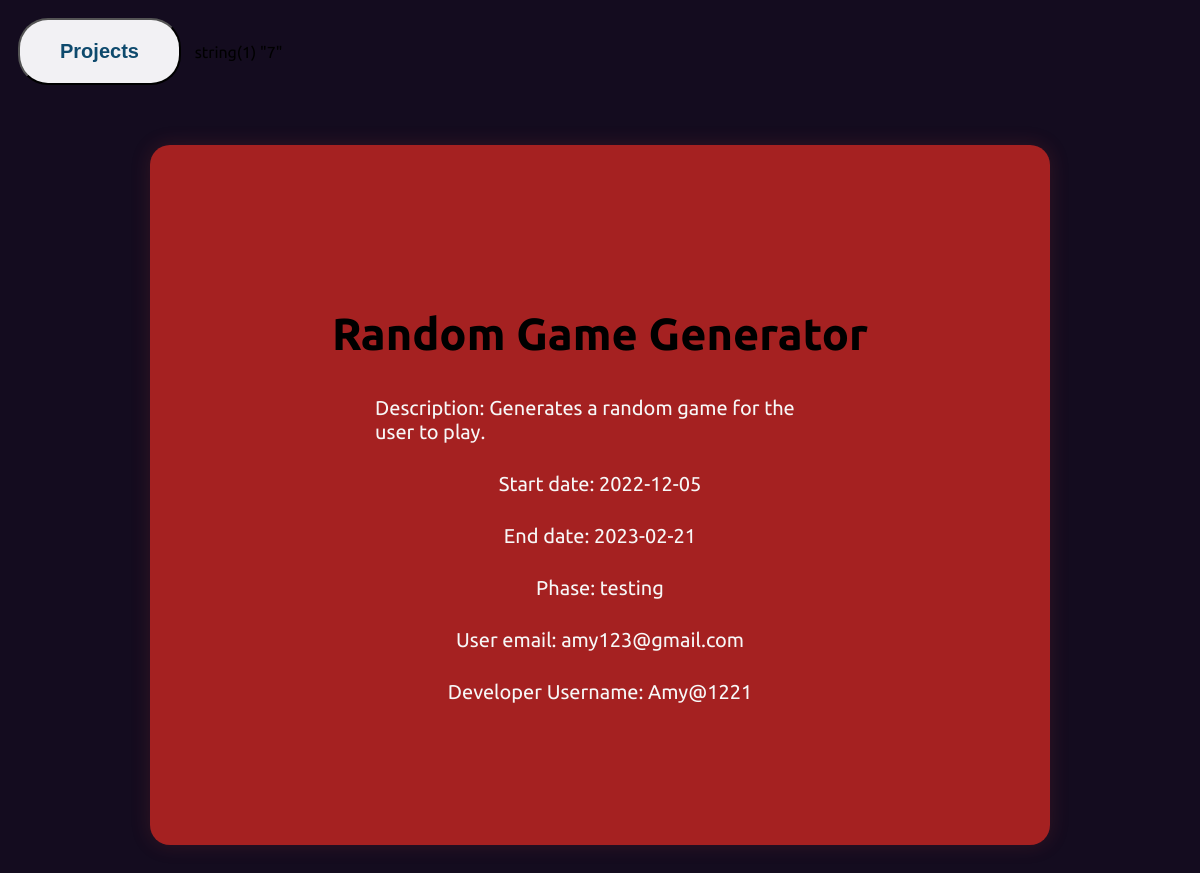
Screenshot of /pdetails.php?id=7 with the database file from the repository.
### tables this page shows
CREATE TABLE `projects` (
  `pid` int UNSIGNED NOT NULL,
  `title` varchar(100) NOT NULL,
  `start_date` date DEFAULT NULL,
  `end_date` date DEFAULT NULL,
  `phase` enum('design','development','testing','deployment','complete') DEFAULT NULL,
  `description` varchar(500) DEFAULT NULL,
  `uid` int UNSIGNED NOT NULL
);

CREATE TABLE `users` (
  `uid` int UNSIGNED NOT NULL,
  `username` varchar(255) NOT NULL,
  `password` varchar(255) NOT NULL,
  `email` varchar(255) NOT NULL
);

### pdetails.php (the view, shortened to what this page needs)
<!DOCTYPE html>
<html>
<head>
    <link rel="stylesheet" href="style.css">
</head>
<body>
    <a href="aproject.php"><button class="btn">Projects</button></a>
    <?php
    $dbname = 'u_220170202_db';
    $dbhost = 'localhost';
    $username = 'u-220170202';
    $password = 'AtQ7kEeBviZ5bY9';
    $db = new PDO("mysql:host=$dbhost;dbname=$dbname", $username, $password);
    $db->setAttribute(PDO::ATTR_ERRMODE, PDO::ERRMODE_EXCEPTION);
    if (isset($_GET['id'])) {
        $user_id = filter_input(INPUT_GET, 'id', FILTER_SANITIZE_NUMBER_INT);
        var_dump($_GET['id']);
        $stmt = $db->prepare('SELECT p.*, u.email, u.username FROM projects p INNER JOIN users u ON p.uid = u.uid WHERE p.pid = ?');
        $stmt->execute([$user_id]);
        $project = $stmt->fetch(PDO::FETCH_ASSOC);
        if ($project) {
            echo '<div class="container">';
            echo '<div class="cube">';
            echo '<h1 id="pdtl">' . htmlspecialchars($project['title']) . '</h1>';
            echo '<p id="pdescrip">Description: ' . htmlspecialchars($project['description']) . '</p>';
            echo '<p>Start date: ' . htmlspecialchars($project['start_date']) . '</p>';
            echo '<p>End date: ' . htmlspecialchars($project['end_date']) . '</p>';
            echo '<p>Phase: ' . htmlspecialchars($project['phase']) . '</p>';
            $userStmt = $db->prepare('SELECT email FROM users WHERE uid = ?');
            $userStmt->execute([$project['uid']]);
            $user = $userStmt->fetch(PDO::FETCH_ASSOC);
            if ($user) {
                echo '<p>User email: ' . htmlspecialchars($user['email']) . '</p>';
            } else {
                echo '<p>User not found</p>';
            }
            if ($project['username']) {
                echo '<p>Developer Username: ' . htmlspecialchars($project['username']) . '</p>';
            } else {
                echo '<p>Username not found</p>';
            }
            echo '</div>';
            echo '</div>';
        } else {
            echo '<p>Project not found</p>';
        }
    } else {
        echo '<p>No project ID provided</p>';
    }
    ?>
</body>
</html>

### style.css (style rules this page uses)
body { background-color: rgb(20, 12, 31); font-family: 'Ubuntu', sans-serif; }
h1 { color: rgb(255, 255, 255); font-size: 50px; text-align: center; }
.container { display: flex; justify-content: center; align-items: center; height: 100vh; }
.cube { display: flex; flex-direction: column; justify-content: center; align-items: center; width:900px; height: 700px; background-color: #a52121; border-radius: 20px; box-shadow: 0px 0px 20px rgba(173, 54, 54, 0.2); }
#pdtl { font-size: 45px; font-weight: bold; color: #000000; margin-bottom: 1rem; }
p { font-size:20px; color: #f7f7f7; margin-bottom: 0.5rem; }
#pdescrip { word-wrap: break-word; font-size: 20px; max-width: 450px; }
.btn { display: inline-block; margin: 10px; padding: 20px 40px; border-radius: 30px; font-size: 20px; font-weight: bold; color: #0e4a6d; text-align: center; background-color: #f2f1f4; cursor: pointer; }

### rows the page displays
projects: title "Random Game Generator", description "Generates a random game for the user to play.", start_date "2022-12-05", end_date "2023-02-21", phase "testing", uid.username "Amy@1221"
users: email "amy123@gmail.com"
